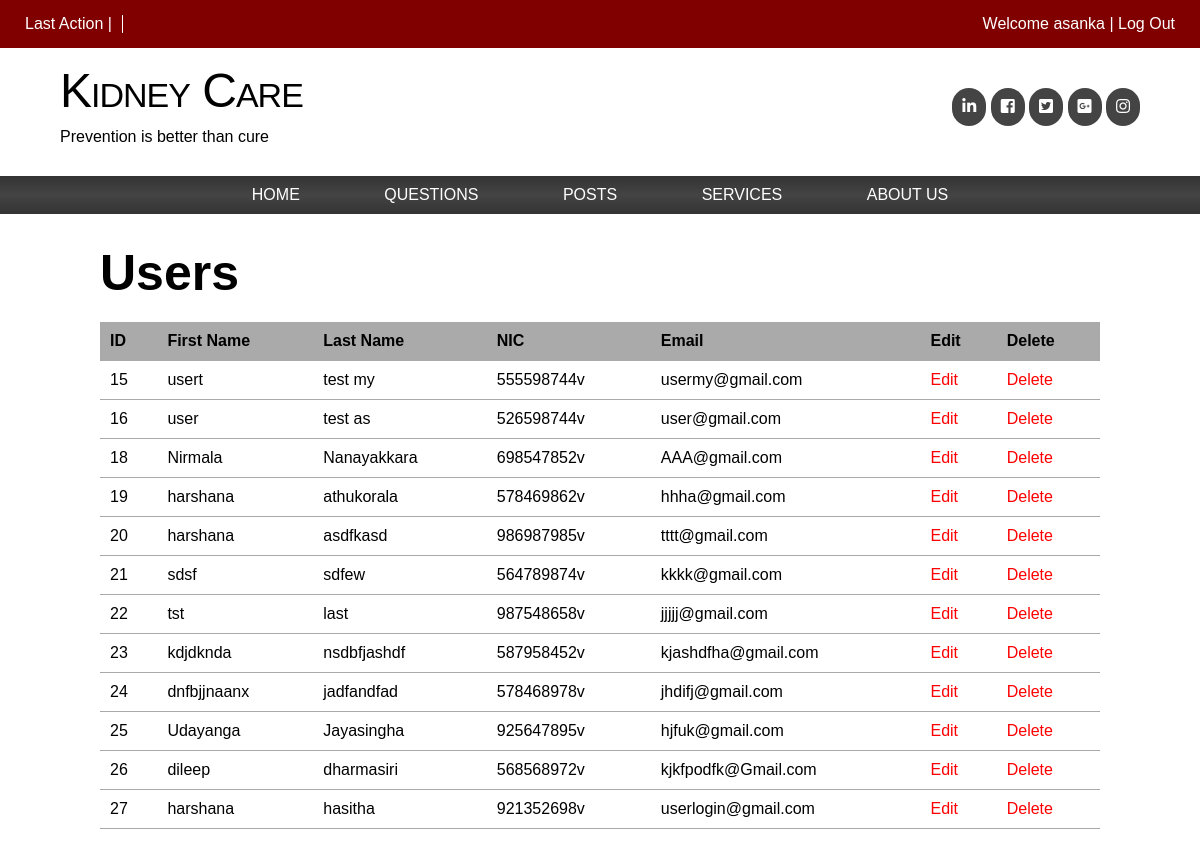
The page /view-user.php (signed in) on the database its author committed.
### tables this page shows
CREATE TABLE `general_users` (
  `guser_id` int(50) NOT NULL,
  `first_name` varchar(100) NOT NULL,
  `last_name` varchar(100) NOT NULL,
  `NIC` varchar(50) NOT NULL,
  `email` varchar(100) NOT NULL,
  `password` varchar(100) NOT NULL,
  `token` varchar(255) NOT NULL
);

### view-user.php (the view, shortened to what this page needs)
<?php require_once( 'inc/connection.php' );	 ?>
<?php
$user_list = '';
$query = "SELECT * FROM general_users ORDER BY guser_id";
$users = mysqli_query($connection,$query);
if ($users) {
	while ($user = mysqli_fetch_assoc($users)){
		$user_list .= "<tr>";
		$user_list .= "<td>{$user['guser_id']}</td>";
		$user_list .= "<td>{$user['first_name']}</td>";
		$user_list .= "<td>{$user['last_name']}</td>";
		$user_list .= "<td>{$user['NIC']}</td>";
		$user_list .= "<td>{$user['email']}</td>";
		$user_list .= "<td><a href = \"edit-user.php?user_id={$user['guser_id']}\">Edit</a></td>";
		$user_list .= "<td><a href = \"delete-users.php?user_id={$user['guser_id']}\"onclick=\"return confirm('Are you sure you want to permenantly remove this User?');\">Delete</a></td>";
		$user_list .= "</tr>";
	}
}
else{
	echo "Database query failed";
}
?>
<!DOCTYPE html>
<html>
<head>
	<link rel="stylesheet" type="text/css" href="css/main.css">
	<link rel="stylesheet" type="text/css" href="css/next.css">
	<link rel="stylesheet" href="https://use.fontawesome.com/releases/v5.7.1/css/all.css">
</head>
<body>
	<div class="wrapper">
		<div class="top-bar clearfix">
			<div class="top-bar-links">
				<ul>
					<li><div class="infor"> Last Action   |   <?= $_SESSION['message'] ?> </div></li>
					<li class="welcome"> Welcome  <?php echo $_SESSION['name']; ?> <a href="logout.php" onclick="return confirm('Are you sure you want to logout?');">  |  Log Out</a></li>
				</ul>
			</div>
		</div>
	</div>
<header class="clearfix">
	<div class="logo">
			<h1>Kidney Care</h1>
			<p>Prevention is better than cure</p>
		</div>
		<div class="socialmedia">
			<ul>
				<li><a href="#"><i class="fab fa-linkedin-in fab fw"></i></li></a>
				<li><a href="#"><i class="fab fa-facebook-square fab fw"></i></a></li>
				<li><a href="#"><i class="fab fa-twitter-square fab fw"></i></a></li>
				<li><a href="#"><i class="fab fa-google-plus-square fab fw"></i></a></li>
				<li><a href="#"><i class="fab fa-instagram fab fw"></i></a></li>
			</ul>
		</div>
</header>
	<nav>
		<ul>
			<li><a href="admin.php">Home</a></li>
			<li><a href="view-questions.php">Questions</a></li>
			<li><a href="view-posts.php">Posts</a></li>
			<li><a href="#">Services</a></li>
			<li><a href="#">About Us</a></li>
		</ul>
	</nav>
	<main>
		<h1>Users</h1>
		<table class="masterlist">
			<tr>
				<th>ID</th>
				<th>First Name</th>
				<th>Last Name</th>
				<th>NIC</th>
				<th>Email</th>
				<th>Edit</th>
				<th>Delete</th>
			</tr>
			<?php echo $user_list; ?>
		</table>
	</main>
</body>
</html>

### css/main.css (style rules this page uses)
* { font-family: Arial, Helvetica, sans-serif; }
main { width : 1000px; margin: 30px auto; }
main h1 { margin-bottom : 20px; font-size : 50px; }
table.masterlist { width: 100%; border-collapse:collapse; }
table.masterlist th { background: #aaa; text-align:left; }
table.masterlist th,table.masterlist td { padding: 10px; border-bottom: 1px solid #aaa; }

### css/next.css (style rules this page uses)
* { font-family: Arial, Helvetica, sans-serif; }
* { margin: 0; padding: 0; }
.clearfix { overflow: auto }
a { text-decoration: none; color: red; }
p { margin-top:10px; margin-bottom: 15px; }
.wrapper { width:; margin: 0 auto; }
.top-bar { background: maroon; }
.top-bar-links ul { margin: 15px; list-style: none; }
.top-bar-links ul li { display: inline-block; padding: 0 10px; border-right: 1px solid white; }
.top-bar-links ul li:last-child { border: 0; }
.top-bar-links .welcome { color: white; float: right; }
.top-bar-links ul li a { color: white; }
header .logo h1 { font-variant: small-caps; font-weight: normal; font-size: 48px; letter-spacing: -1px; }
header { padding-bottom: 15px; }
header .logo { float: left; margin-left: 60px; margin-top: 15px; }
header .socialmedia ul li { display: inline; }
header .socialmedia { float: right; margin-top: 15px; margin-right: 60px; margin-top: 40px; }
header .socialmedia ul li a { padding: 10px; background: #444; color: #fff; display: inline-block; border-radius: 20px }
nav { margin-top: 20px ; margin: 0 auto; background: #000; background:linear-gradient(#333,#444,#333); text-align: center; width:; }
nav ul { list-style: none; }
nav ul li { display: inline; }
nav ul li a { color: white; text-transform: uppercase; margin: 10px 40px ; display: inline-block; }
div.infor { color:white; }

### rows shown on the page
general_users: guser_id "15", first_name "usert", last_name "test my", NIC "555598744v", email "usermy@gmail.com"
general_users: guser_id "16", first_name "user", last_name "test as", NIC "526598744v", email "user@gmail.com"
general_users: guser_id "18", first_name "Nirmala", last_name "Nanayakkara", NIC "698547852v", email "AAA@gmail.com"
general_users: guser_id "19", first_name "harshana", last_name "athukorala", NIC "578469862v", email "hhha@gmail.com"
general_users: guser_id "20", first_name "harshana", last_name "asdfkasd", NIC "986987985v", email "tttt@gmail.com"
general_users: guser_id "21", first_name "sdsf", last_name "sdfew", NIC "564789874v", email "kkkk@gmail.com"
general_users: guser_id "22", first_name "tst", last_name "last", NIC "987548658v", email "jjjjj@gmail.com"
general_users: guser_id "23", first_name "kdjdknda", last_name "nsdbfjashdf", NIC "587958452v", email "kjashdfha@gmail.com"
general_users: guser_id "24", first_name "dnfbjjnaanx", last_name "jadfandfad", NIC "578468978v", email "jhdifj@gmail.com"
general_users: guser_id "25", first_name "Udayanga", last_name "Jayasingha", NIC "925647895v", email "hjfuk@gmail.com"
general_users: guser_id "26", first_name "dileep", last_name "dharmasiri", NIC "568568972v", email "kjkfpodfk@Gmail.com"
general_users: guser_id "27", first_name "harshana", last_name "hasitha", NIC "921352698v", email "userlogin@gmail.com"

### other values the page prints
$_SESSION['name'] "asanka"
